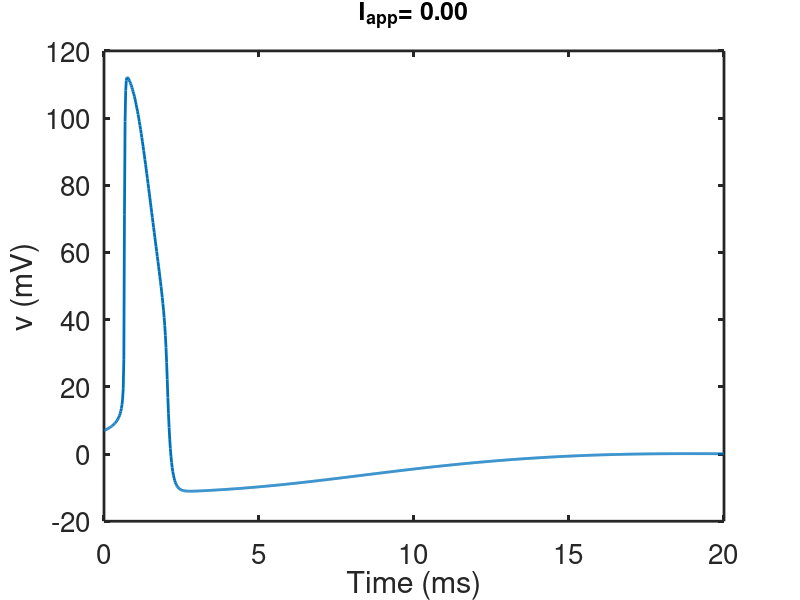
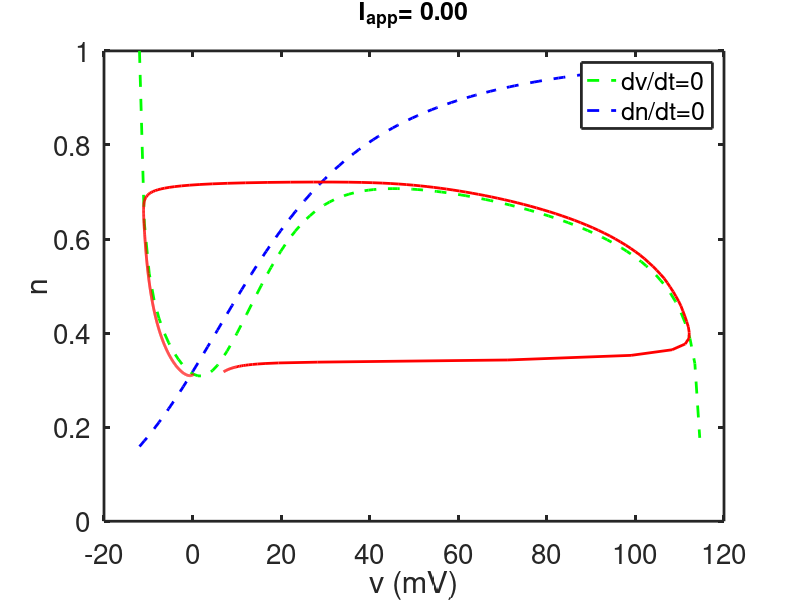

MATLAB code for these plots, in order:
% This is a simple ode integrator for the reduced HH equations (also called
% the fast-slow HH equations)
 
function rHH_solver
global gnabar gkbar gl vna vk vl Iapp    BCL rn0 v

set(0,                           ...
   'defaultaxesfontsize', 20,   ...
   'defaultaxeslinewidth', 2, ...
   'defaultlinelinewidth', 2.0);
   
 
% set parameters
%p.Veq = 0; %is the original HH formulation
 Veq = -65; % is the physiological  resting potential 

Tmin = -273.15;  % absolute zero temperature
Tc = 6.3; %the temperature for the original HH model 
% here are some temperatures for this simulation
 
Templist = [0,Tc,30];
 
%These are the Nernst potentials:
VNa = 50; % the sodium Nernst potential
VK = -77;  % the potassium Nernst potential
VL = -54.4;  % the leak Nernst potential

%for nTmps= 1:length(Templist) % for a list of temperatures
for nTmps = 2:2 % for one temperature
Temp = Templist(nTmps);
      Tfact=(Temp-Tmin)/(6.3-Tmin);% temperature correction factor for Nernst potentials
%the driving force for the currents are the Nernst potentials shifted by Veq
 vna = Tfact*VNa - Veq;
 vk = Tfact*VK- Veq;
 vl = Tfact*VL - Veq;

% here are the conductances
gnabar = 120.;
gkbar = 36;
gl = 0.3;

rn0 = 0.8;
%rn0 = 0.9;

% pick a value of Iapp 
Iapp = 50;  % with this value there are oscillations
Iapp = 0;
BCL = 0;  % the Basic Cycle Length is the period for a periodic stimulus.

% first find the v nullcline by bisection
vlist = [vk+.01:1.1001:vna-0.03];% list of v values to use; avoid exactly Vk and exactly Vna
[n0 ninf]=get_nullclines(vlist);
 
% now integrate the differential equations
tstep = 0.02;
if(Iapp==0)
    t_end=20;
    v0 = 7; % give a small initial stimulus away from zero
h0 = 0.3177;

else 
    t_end=40;
    v0 = 14;   
h0 = 0.515;

end
 
 
%specify the output points
tspan = [0:tstep:t_end];

s0 = [v0;h0];  % initial values

[T,S] = ode23(@deRHS,tspan, s0, odeset('maxstep',1));  
v = S(:,1);
h = S(:,2);

formatSpecF = '%5.2f\n';
% plot v vs t
figure(1)
plot(T,v)
xlabel('Time (ms)')
ylabel('v (mV)')
title(strcat('I_{app}= ',sprintf(formatSpecF,Iapp)),'fontsize',18)
% the phase portrait
hold on
figure(2)
plot(vlist,n0,'g--',vlist,ninf,'b--',v ,h,'r','linewidth',2)  
xlabel('v (mV)')
ylabel('n')
title(strcat('I_{app}= ',sprintf(formatSpecF,Iapp)),'fontsize',18)
legend('dv/dt=0','dn/dt=0')
hold on
end
%%%%%%%%%%%%%%%%%%%%%%%%%%%%%%%%%%%%%%
%the right hand side for ode simulation:
function s_prime=deRHS(t,s)
global gnabar gkbar gl vna vk vl Iapp BCL rn0

v = s(1);
n = s(2);
% If there is a stimulus, add it
Istimut = (BCL>0)*Iapp/cosh(mod(t,BCL)-BCL/4) + (BCL==0)*Iapp;
 
Gt= gate_de(v);
AM=Gt(1);
BM = Gt(2);
AN = Gt(3);
BN = Gt(4);
 
h = rn0 - n;
aminf = AM/(AM+BM);
 
Ina = gnabar*aminf.^3.*h.*(v-vna) ;
Ik = gkbar*n.^4*(v-vk);
Icl = gl*(v-vl);
      
Fv = -Ina-Ik-Icl;
Fw=AN*(1.-n)-BN*n;

s_prime = [Fv+Istimut Fw]';
%%%%%%%%%%%%%%%%%%%%%%%%%%%%%%%%%%%%%%

function [n0,ninf]= get_nullclines(vlist)
global v   
% for each v find f(v,n) = 0 by bisection
 
 for j = 1:length(vlist)
    v=vlist(j);
 
 % guess a lower bound 
a = 0;

% guess an upper bound
b = 1;

%this is the answer - call the function bisect(a,b,@fval)

n0(j)= bisect(a,b,@feval);
 
Gt= gate_de(v);
AN = Gt(3);
BN = Gt(4);
ninf(j) = AN/(AN+BN);

    end
 
%%%%%%%%%%%%%%%%%%%%%%%%%%%%%%%%%%%%%%%
function fn = feval(n)
global v
% evaluate the function
 
s=[v,n];
 t=0;
fhh= deRHS(t,s);  % use the rhs of the de
fn=fhh(1);
 

%%%%%%%%%%%%%%%%%%%%%%%%%%%%%%%%%%%
function gate = gate_de(v)
 % calculate the gating functions for V                 
AM=.1*(25.-v)./(exp(2.5 -0.1*v)-1.);
BM=4.*exp(-v/18.);
AN=.01*(10.-v)./(exp(1.-0.1*v)-1.);
BN=.125*exp(-v/80.);

gate = [AM BM AN BN];

%%%%%%%%%%%%%%%%%%%%%%%%%%%%%%%%%%%%%%%
function root = bisect(a,b,feval)

ul = a;
fl = feval(ul);
uu = b;
fu = feval(uu);

% we make the assumption, without checking, that 
% fu*fl<0

% if not, the algoritm fails to find a root.

N = 20;  % number of iterates
% the main bisection algorithm
for j = 1:N
uc = (ul+uu)/2;
fc = feval(uc);
ftest = (fc.*fl>0);
ul = ftest.*uc+(1-ftest).*ul;
fl = ftest.*fc + (1-ftest).*fl;

uu = (1-ftest).*uc+ ftest.*uu;
fu = (1-ftest).*fc + ftest.*fu;
end
root = uc;

 
